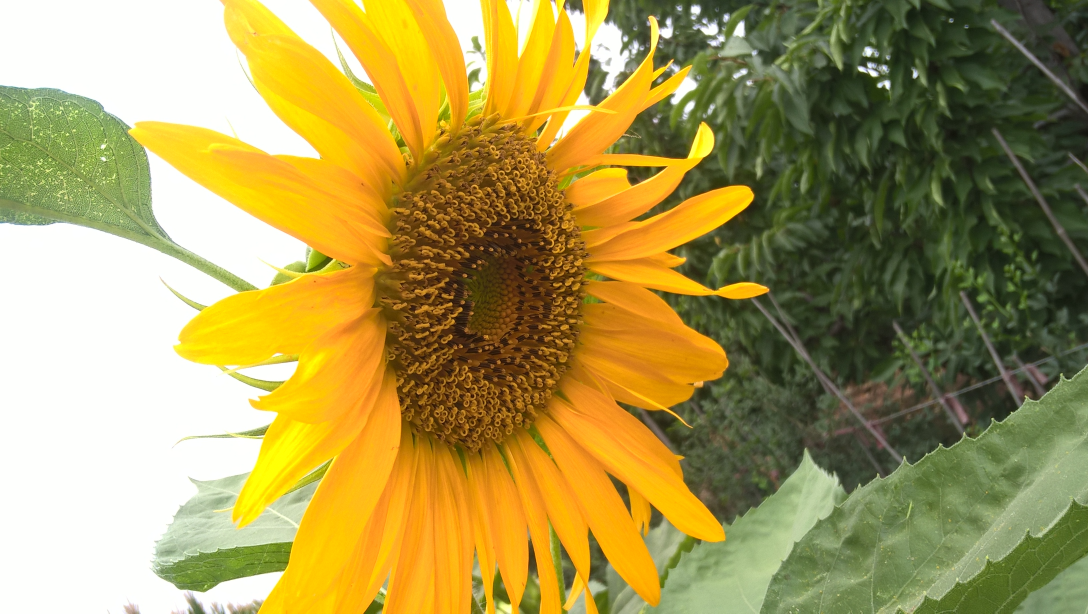
#> input picture data/flower.jpg, 3264 x 1840 px (shown at 1/3 size)
$ jupyter execute lossless_scale.ipynb
#> lines starting #> are read from the running program, lines starting #| are printed output that depends on the picture; long printed decimals are rounded
#### 无损缩小
对于无损缩小有好几种实现方法。这里使用两点 linear scale。首先读取原图像，并对其差分，得到每两点之间的斜率，将离散图像转换为连续的分段函数。然后再根据目标大小对离散图像进行插值。最终返回的是目标图像和原图像的差分。
对目标图像的任何操作都相当于对 $y=kx+b$ 中的 bias 部分进行操作。
#### 无损恢复
已知缩小后的函数是在原连续分段函数上的采样，则可以先根据原图像大小，将缩小后的函数 scale 到原函数大小的区间。
此时对于原图两点之间必须至少知道一点，则可以恢复原图。

#### 具体应用
ORB获取图像特征后，对特征区域进行无损缩放到 8x8 大小，然后进行水印嵌入。
这样得到的特征具有尺度不变性，无论图像的缩放倍数是多少，只要检测到的特征点一致，那么最终缩放得到的8x8大小矩阵就是一样的。
但是当特征区域缩小再放大后将会产生图像质量损失。这种 scale 算法就是用来消除这种质量损失的。
一般需要配合 haar 小波变换，因为如果是一次性 scale 到指定大小然后进行嵌入，该算法将导致较大的图像失真，效果不如 haar

[cell 1]
import matplotlib.pyplot as plt
import numpy as np

# 1-D lossless linear scale
def scale(ar: np.ndarray, size: int, axis=-1) -> [np.ndarray, np.ndarray]:
    diff = np.diff(ar, axis=axis)
    p = np.linspace(0, ar.shape[axis], size, endpoint=False)
    left_p = p.astype(int)
    delta_x = p - left_p
    delta_y = diff[left_p] * delta_x
    ret = ar[left_p] + delta_y

    return ret, diff

def inverse_scale(x: np.ndarray, diff: np.ndarray) -> np.ndarray:
    size = diff.size + 1
    assert x.size < size, 'current size must less than original size'
    p = np.linspace(0, size, x.size, endpoint=False)   # restore sample points
    left_p = p.astype(int)
    related_diff = (diff[left_p])
    left, right = x - (p-left_p) * related_diff, x + (1-p+left_p) * related_diff
    ret = np.zeros(size)
    ret[left_p] = left
    ret[left_p+1] = right

    # restore only when scale greater than 2x
    restored_idx = np.unique(np.hstack((left_p, left_p+1)))
    indices_will_restore_count = 1
    remains = None
    while indices_will_restore_count:
        remains = np.setdiff1d(np.arange(size), restored_idx, assume_unique=True)
        indices_will_restore = remains[:-1][np.diff(remains) > 1]
        ret[indices_will_restore] = ret[indices_will_restore+1] - diff[indices_will_restore]

        restored_idx = np.hstack((restored_idx, indices_will_restore))
        indices_will_restore_count = indices_will_restore.size
    for i in remains:
        ret[i] = ret[i-1] + diff[i-1]
    return ret

t = np.linspace(-np.pi, np.pi, 1024)
ar = np.sin(t) + 3*np.cos(3*t)
dst, diff = scale(ar, 10)

dst[5] *= 2

plt.plot(t, ar)
ar_restore = inverse_scale(dst, diff)
# ar_restore = inverse_scale(ar_restore, diff)
plt.plot(t, ar_restore);
#> figure, not shown here; curve peaks at x = 2.08, y = 3.87; curve peaks at x = 0.00921, y = 6.01

从上图可以看见，对于 scale 以后的信号进行操作，相当于对未 scale 的信号进行相同比例的操作。由此对信号的操作具有尺度不变性。
这里的问题在于，当信号进行压缩时，类似的尖峰脉冲信号很容易就会被抹平。
原因是对于信号的拟合被限制在两点之间，当连续的五个点中的第三个点发生变化时，只会影响到旁边的两个点，而其他点不会有任何影响。

如何对 scale 以后的信号进行操作，将尖峰的信号变化隐藏在领域宽度为 l 的区间内？
可以使用加权线性插值。将普通的有两个点参与的差分拓展到有 N 个点参与的加权差分，通过最小二乘法求近似解，对于离中心点越远的差分点取越低的权重。

这种方法是可以写出来的，但有两个前提必须先搞清楚：
1 尖峰脉冲在图像压缩中具体的鲁棒性
2 二维 scale / iscale 函数

对于一维插值在二维上的拓展可以参考[MR-SVD](https://core.ac.uk/download/pdf/11875447.pdf) 中的做法

简单说下 MR-SVD，就是通过坐标奇偶将一维信号转为二维信号，然后通过 PCA 求其近似，将其视为尺度函数。将第二大特征值对应恢复后的向量视为小波函数。

[cell 2]
# 使用滤波器进行攻击
from scipy import signal

b, a = signal.butter(2, 0.8, 'lowpass')   #配置滤波器 8 表示滤波器的阶

# embed data
t = np.linspace(-np.pi, np.pi, 1024)
ar = (np.sin(t) + 3*np.cos(3*t)) * np.exp(0.1*t)
dst, diff = scale(ar, 100);
dst[30:40] = 1
ar_restore = inverse_scale(dst, diff)
plt.plot(t, ar_restore)

# attack
ar_restore = signal.filtfilt(b, a, ar_restore)
f = np.fft.fft(ar_restore)
f[3:80] = 0
f[-81:-3] = 0
ar_restore = np.fft.ifft(f).real
plt.plot(t, ar_restore)

# restore data
t_, _ = scale(t, 100)
dst, diff = scale(ar_restore, 100);
print(dst[30:40])
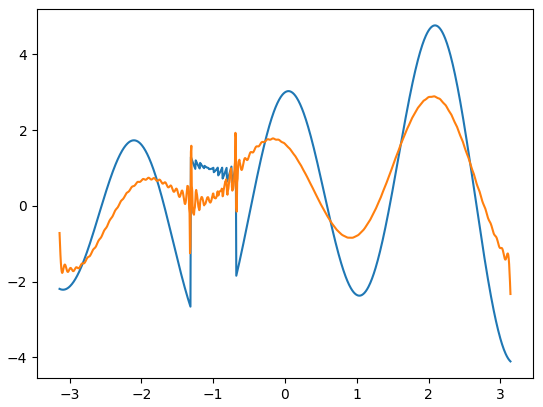
#> figure drawn by matplotlib, 1 panel; curve peaks at x = 2.09, y = 4.77; curve peaks at x = 2.07, y = 2.9

2D loss less scale

Can refer the implementation of 2D [Bicubic inter](https://en.wikipedia.org/wiki/Bicubic_interpolation)

[cell 3]
import numpy as np
import cv2 as cv

# 1-D lossless linear scale
def scale(ar: np.ndarray, size: int, axis=-1) -> [np.ndarray, np.ndarray]:
    # swap related axis to top
    if axis != 0:
        ar = np.swapaxes(ar, 0, axis)
    diff = np.diff(ar.astype(float), axis=0)
    p = np.linspace(0, ar.shape[0], size, endpoint=False)
    left_p = p.astype(int)
    delta_x = p - left_p
    delta_y = diff[left_p] * delta_x[:, None, None]
    ret = ar[left_p] + delta_y

    if axis != 0:
        ret, diff = np.swapaxes(ret, 0, axis), np.swapaxes(diff, 0, axis)
    return ret, diff


def inverse_scale(x: np.ndarray, diff: np.ndarray, axis=-1) -> np.ndarray:
    # swap related axis to top
    if axis != 0:
        x = np.swapaxes(x, 0, axis)
        diff = np.swapaxes(diff, 0, axis)
    size = diff.shape[0] + 1
    assert x.shape[0] < size, 'current size must less than original size'
    p = np.linspace(0, size, x.shape[0], endpoint=False)   # restore sample points
    left_p = p.astype(int)
    related_diff = (diff[left_p])
    left, right = x - (p-left_p)[:, None, None] * related_diff, x + (1-p+left_p)[:, None, None] * related_diff
    shape = np.array(diff.shape)
    shape[0] += 1
    ret = np.zeros(shape)
    ret[left_p] = left
    ret[left_p+1] = right

    # restore only when scale greater than 2x
    restored_idx = np.unique(np.hstack((left_p, left_p+1)))
    indices_will_restore_count = 1
    remains = None
    while indices_will_restore_count:
        remains = np.setdiff1d(np.arange(size), restored_idx, assume_unique=True)
        indices_will_restore = remains[:-1][np.diff(remains) > 1]
        ret[indices_will_restore] = ret[indices_will_restore+1] - diff[indices_will_restore]

        restored_idx = np.hstack((restored_idx, indices_will_restore))
        indices_will_restore_count = indices_will_restore.size
    for i in remains:
        ret[i] = ret[i-1] + diff[i-1]

    if axis != 0:
        ret = np.swapaxes(ret, 0, axis)
    return ret


def scale2(ar: np.ndarray, shape) -> [np.ndarray, (np.ndarray, np.ndarray)]:
    shape = np.array(shape)
    ret = ar.copy()
    diff = []
    for axis in np.argwhere(shape != ar.shape):
        axis = axis[0]
        ret, d = scale(ret, shape[axis], axis=axis)
        diff.append(d)
    return ret, diff


def iscale2(ar: np.ndarray, diff) -> np.ndarray:
    for d in diff[::-1]:
        axis = np.argwhere(np.array(ar.shape) != d.shape).flatten()[0]
        ar = inverse_scale(ar, d, axis)
    return ar


src = cv.imread('../data/flower.jpg')
#> src is the input picture: shape (1840, 3264, 3); mean B, G, R 84.5, 151.8, 167.8
shape = np.array(src.shape)
#> shape = [1840, 3264, 3]
shape[:2] //= 10
dst, diff = scale2(src, shape)
#> the loop in scale2, `for axis in np.argwhere(shape != ar.shape):` made 2 passes
#> pass 1, in scale, `diff = np.diff(ar.astype(float), axis=0)`:
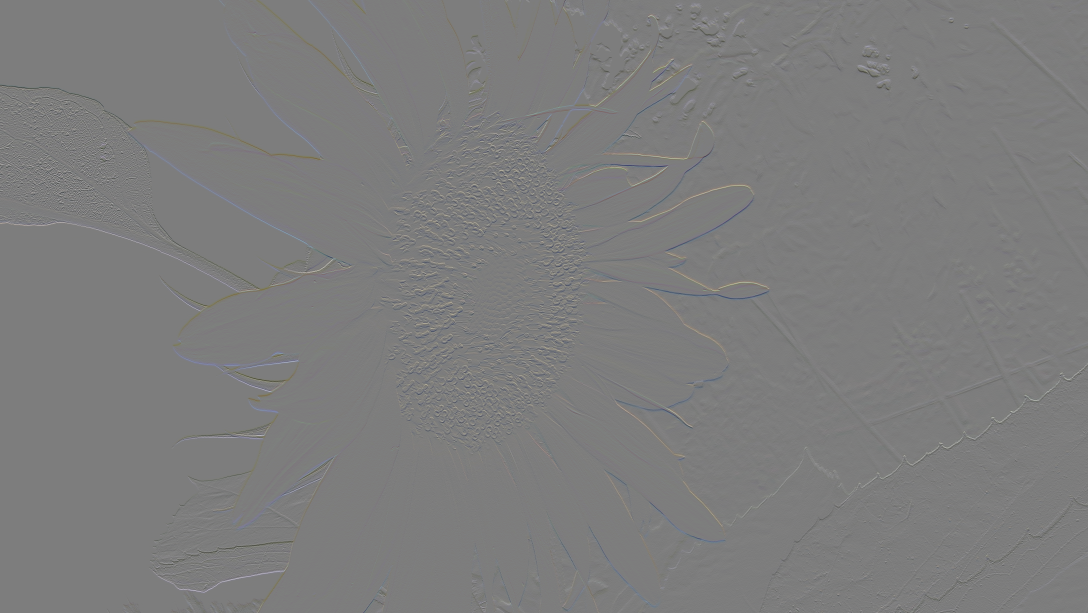
#> diff: shape (1839, 3264, 3) float64 (shown at 1/3 size); mean B, G, R 0, 0, 0; drawn with min black and max white
#> after the loop in scale2, `for axis in np.argwhere(shape != ar.shape):`:
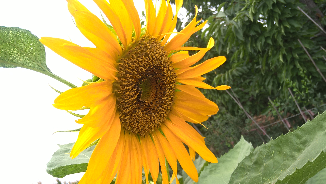
#> ret: shape (184, 326, 3) float64; mean B, G, R 84.7, 152, 168
#> after the loop in scale2, `for axis in np.argwhere(shape != ar.shape):`: diff = 2 items
#> diff = 2 items
# plt.imshow(dst)
dst = np.round(dst)
dst[dst > 255]=255
dst[dst < 0]=0
dst = dst.astype(np.uint8)
dst[100:150, 100:150] = 255
#> dst: shape (184, 326, 3); mean B, G, R 94.6, 157.7, 171
cv.imwrite('../data/dst.jpg', dst, [cv.IMWRITE_JPEG_QUALITY, 50])
dst = cv.imread('../data/dst.jpg')
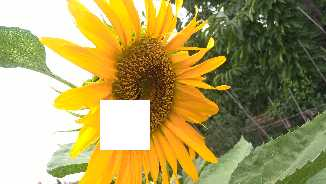
#> dst: shape (184, 326, 3); mean B, G, R 95.1, 157.3, 170.2
data = iscale2(dst, diff)
#> the loop in iscale2, `for d in diff[::-1]:` made 2 passes
#> axis on passes 1 to 2: 1, 0
#> pass 1, in inverse_scale, `x = np.swapaxes(x, 0, axis)`:
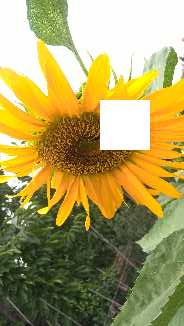
#> x: shape (326, 184, 3); mean of channels 0, 1, 2 95.1, 157.3, 170.2; drawn as B, G, R
#> pass 1, in inverse_scale, `diff = np.swapaxes(diff, 0, axis)`:
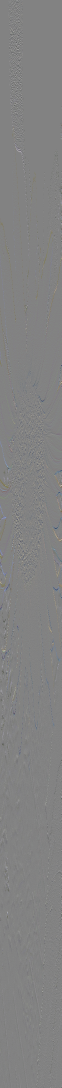
#> diff: shape (3263, 184, 3) float64 (shown at 1/3 size); mean of channels 0, 1, 2 0, 0, 0; drawn with min black and max white
#> pass 1, in inverse_scale, `related_diff = (diff[left_p])`:
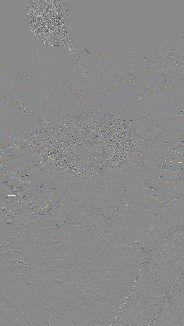
#> related_diff: shape (326, 184, 3) float64; mean of channels 0, 1, 2 0, -0.1, 0; drawn with min black and max white
#> pass 1, in inverse_scale, `left, right = x - (p-left_p)[:, None, None] * related_diff, x + (1-p+l..`:
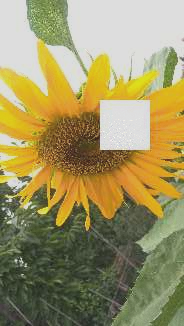
#> left: shape (326, 184, 3) float64; mean of channels 0, 1, 2 95.1, 157.3, 170.2; drawn with min black and max white
#> after the loop in iscale2, `for d in diff[::-1]:`:
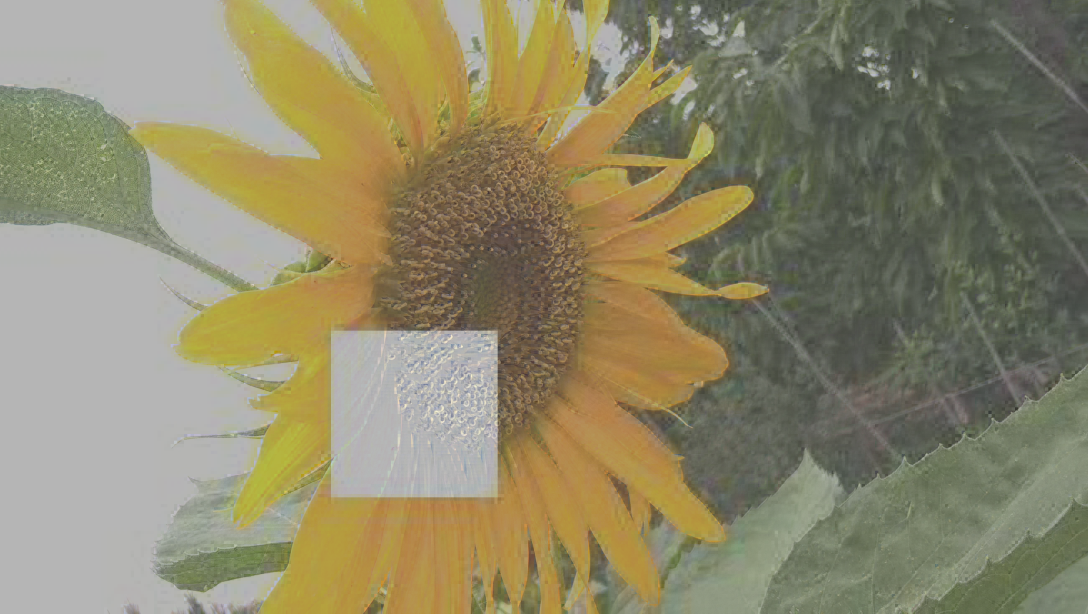
#> ar: shape (1840, 3264, 3) float64 (shown at 1/3 size); mean B, G, R 94.8, 157.1, 170; drawn with min black and max white
print(data.dtype, np.percentile(data, (0,100)), dst.shape)
#| float64 [-134.074  411.577] (184, 326, 3)
cv.imwrite('../data/dst.jpg', data)
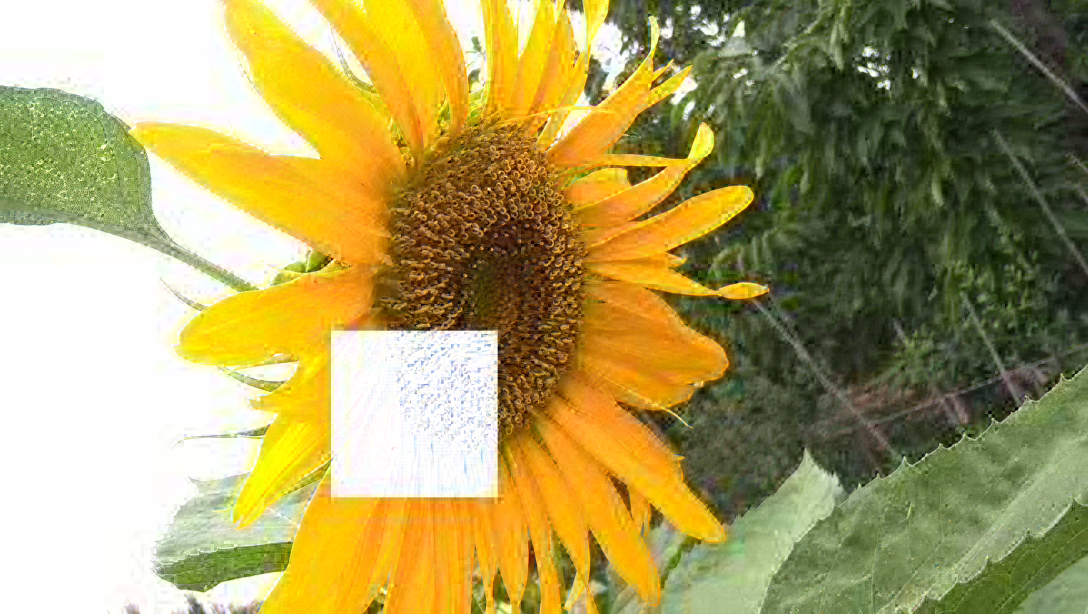
#> saved as dst.jpg: shape (1840, 3264, 3) (shown at 1/3 size); mean B, G, R 94.9, 156.8, 169.6
#> Out = True
